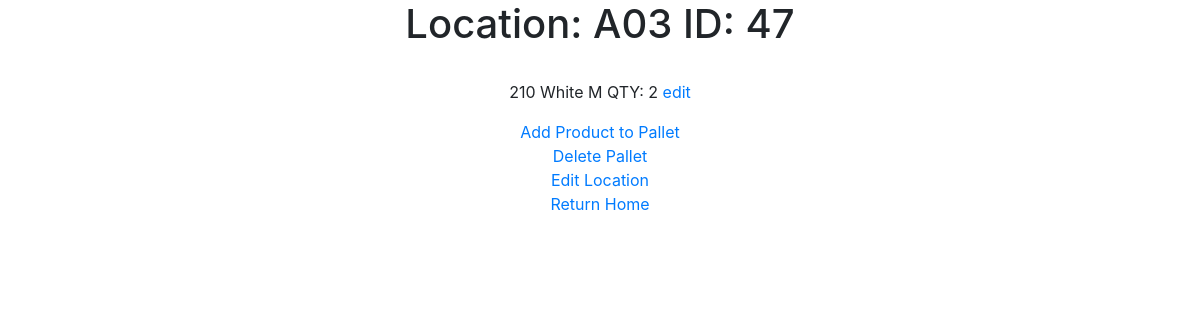
The page /search/pallet/47 on the database its author committed.
### main/models.py (models this page shows, shortened)
class Pallets(models.Model):
    products = models.ManyToManyField(Product, through="Products_On_Pallets")
    location = models.CharField(max_length=50, default="Floor")
    def loc(self):
        return "Location: " + str(self.locations) + " ID: " + str(self.pk)

class Locations(models.Model):
    name = models.CharField(max_length=50,primary_key=True)
    pallet = models.OneToOneField(Pallets, on_delete=models.SET_NULL, blank=True,null=True)
    def __str__(self):
        return self.pk

class Products_On_Pallets(models.Model):
    product = models.ForeignKey(Product, on_delete=models.CASCADE)
    pallet = models.ForeignKey(Pallets, on_delete=models.CASCADE)
    qty = models.IntegerField(default=0)

class Product(models.Model):
    GTIN_number = models.CharField(max_length=50, primary_key=True)
    style = models.ForeignKey(Style, on_delete=models.CASCADE)
    color = models.ForeignKey(Color, on_delete=models.CASCADE)
    size = models.ForeignKey(Size, on_delete=models.CASCADE)
    carton_qty = models.ForeignKey(Carton_QTY,on_delete=models.CASCADE)
    def __str__(self):
        return str(self.style) + " " + str(self.color) + " " + str(self.size)

class Style(models.Model):
    style_id = models.IntegerField(primary_key=True)
    style_name = models.CharField(max_length=50)
    def __str__(self):
        return str(self.style_id)

class Color(models.Model):
    color_id = models.IntegerField(primary_key=True)
    color_name = models.CharField(max_length=50)
    def __str__(self):
        return self.color_name

class Size(models.Model):
    size_id = models.IntegerField(primary_key=True)
    size_name = models.CharField(max_length=4)
    def __str__(self):
        return self.size_name

### main/views.py (the view)
# urls.py: path('search/pallet/<int:item_id>', views.search_pallet_detail, name="searchpallet-detail"),
def search_pallet_detail(request, item_id):
    context = {}
    request.session["pallet_pk"] = item_id
    id = get_object_or_404(Pallets, pk=item_id)
    context["item"] = id
    context['products'] = Products_On_Pallets.objects.filter(pallet=id)
    return render(request, 'main/search/pallet/search_pallet_detail.html',context)

### main/templates/main/search/pallet/search_pallet_detail.html (shortened to what this page needs)
<!DOCTYPE html>
<html lang="en">
<head>
    <link rel="stylesheet" href="https://stackpath.bootstrapcdn.com/bootstrap/4.3.1/css/bootstrap.min.css">
</head>
<body>
<div class="container">
    <div class="row">
        <div class="col text-center">
            {% if item.locations %}
            <h1>{{ item.loc }}</h1><br>
            {% else %}
            <h1>{{ item }}</h1><br>
            {% endif %}
            {% for p in products %}
            <p>{{ p.product }} QTY: {{ p.qty }}  <a href="{% url 'searchpallet-edit' item_id=p.id  %}"> edit </a></p>
            {% endfor %}
            <a href="{% url 'searchpallet-add' %}">Add Product to Pallet</a><br>
            <a href="{% url 'searchpallet-delete' item_id=item.pk  %}" item.pk>Delete Pallet</a><br>
            <a href="{% url 'searchpallet-editlocation' %}">Edit Location</a><br>
            <a href="{% url 'home' %}">Return Home</a><br>
        </div>
    </div>
</div>
</body>
</html>

### rows shown on the page
Pallets: loc "Location: A03 ID: 47"
Products_On_Pallets: product "210 White M", qty "2"
